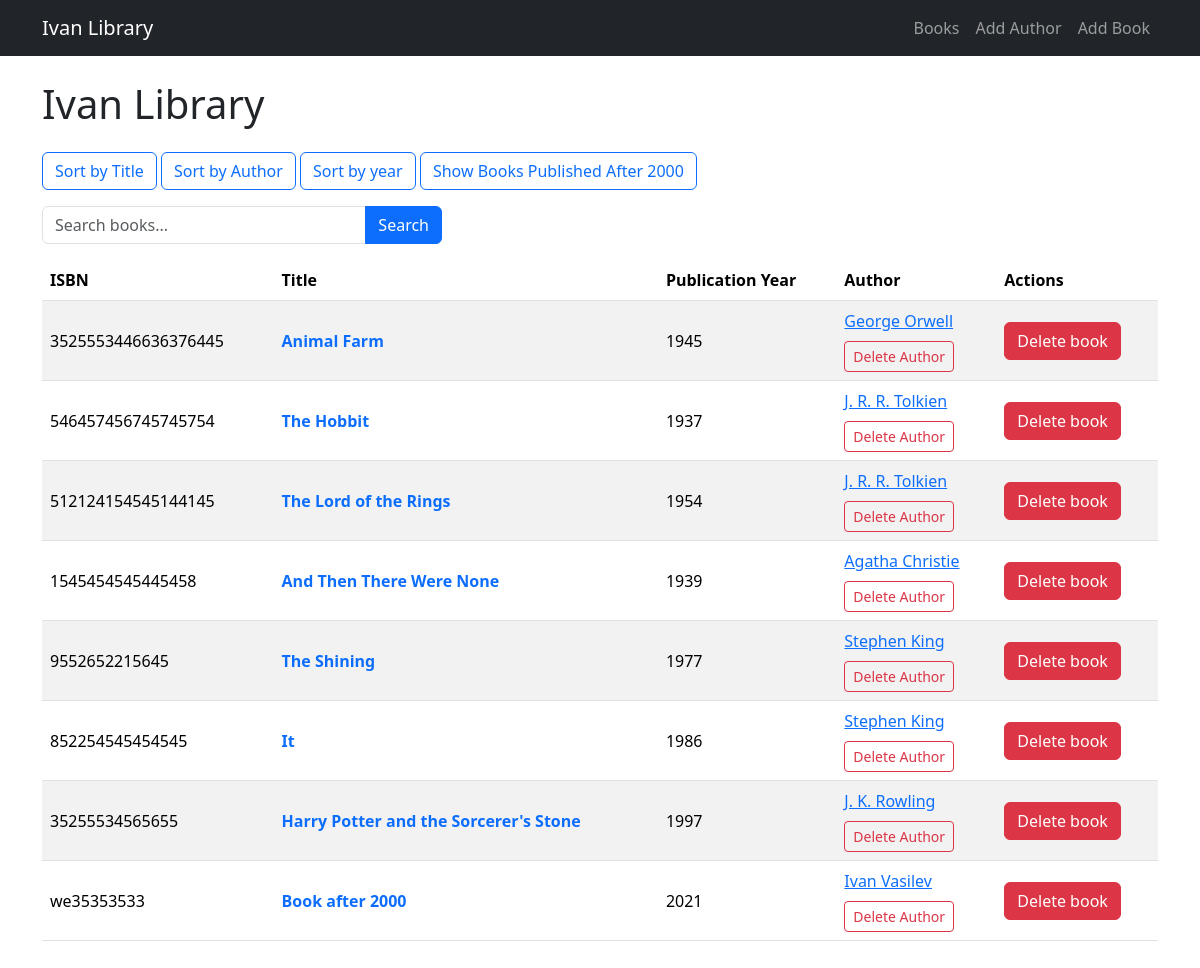
Before: / with the older database file.
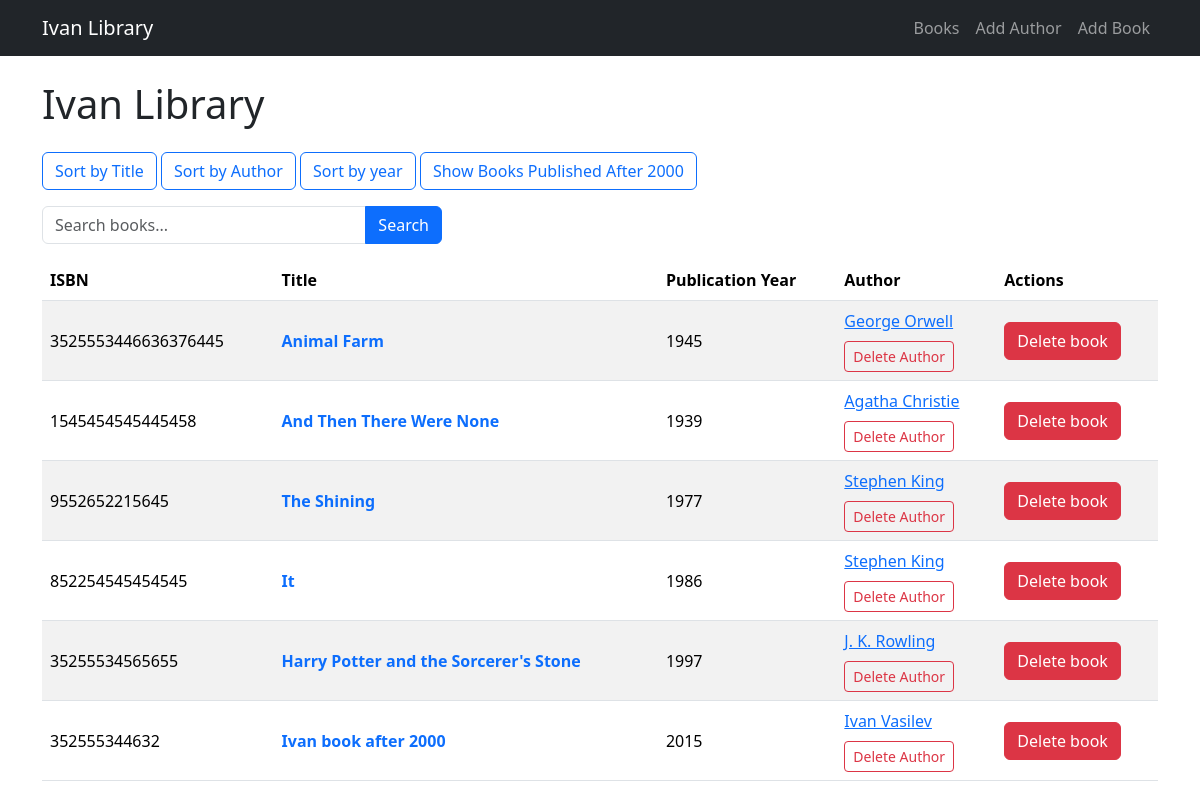
After: the same page with the newer database file.
### data_models.py (models this page shows, shortened)
class Book(db.Model):
    __tablename__ = "books"
    id = db.Column(db.Integer, primary_key=True, autoincrement=True)
    isbn = db.Column(db.String, nullable=False)
    title = db.Column(db.String, nullable=False)
    publication_year = db.Column(db.Integer, nullable=False)
    author_id = db.Column(
        db.Integer,
        db.ForeignKey("authors.id"),
        nullable=False
    )
    author = db.relationship("Author", back_populates="books")

class Author(db.Model):
    __tablename__ = "authors"
    id = db.Column(db.Integer, primary_key=True, autoincrement=True)
    name = db.Column(db.String, nullable=False)
    birth_date = db.Column(db.Date, nullable=False)
    date_of_death = db.Column(db.Date, nullable=True)
    books = db.relationship(
        "Book",
        back_populates="author",
        cascade="all, delete-orphan"
    )

### app.py (the view)
@app.route("/")
def home():
    sort = request.args.get("sort")
    search = request.args.get("search")
    statement = db.select(Book)
    if sort == "title":
        statement = statement.order_by(Book.title)
    if sort == 'author':
        statement = statement.join(Author).order_by(Author.name)
    if sort == "year":
        statement = statement.order_by(Book.publication_year)
    if sort == 'newest':
        statement = statement.where(Book.publication_year > 2000).order_by(Book.publication_year.desc())
    if search:
        statement = statement.join(Author).where(
            or_(
                Book.title.ilike(f"%{search}%"),
                Author.name.ilike(f"%{search}%"))
            )
    books = db.session.execute(
        statement
    ).scalars().all()
    return render_template("home.html", books=books, sort=sort)

### templates/home.html (shortened to what this page needs)
{% extends "base.html" %}
{% block content %}
<section class="library">
    <h1 class="library__title mb-4">Ivan Library</h1>
    <div class="library__sorting mb-3">
        <a href="{{ url_for('home', sort='title') }}" class="btn btn-outline-primary {% if sort == 'title' %}active{% endif %}">
            Sort by Title
        </a>
        <a href="{{ url_for('home', sort='author') }}" class="btn btn-outline-primary {% if sort == 'author' %}active{% endif %}">
            Sort by Author
        </a>
        <a href="{{ url_for('home', sort='year') }}" class="btn btn-outline-primary {% if sort == 'year' %}active{% endif %}">
            Sort by year
        </a>
        <a href="{{ url_for('home', sort='newest') }}" class="btn btn-outline-primary {% if sort == 'newest' %}active{% endif %}">
            Show Books Published After 2000
        </a>
    </div>
    <div class="library__sorting mb-3">
        <form method="GET" class="mb-3">
            <div class="input-group" style="max-width: 400px;">
                <input
                    type="text"
                    name="search"
                    class="form-control"
                    placeholder="Search books..."
                >
                <button type="submit" class="btn btn-primary">
                    Search
                </button>
            </div>
        </form>
    </div>
    <div class="table-responsive library__table-wrapper">
        <table class="table table-striped table-hover align-middle ">
            <thead>
                <tr>
                    <th>ISBN</th>
                    <th>Title</th>
                    <th>Publication Year</th>
                    <th>Author</th>
                    <th>Actions</th>
                </tr>
            </thead>
            <tbody>
                {% for book in books %}
                    <tr class="library__book">
                        <td>{{ book.isbn }}</td>
                        <td>
                            <a href="{{ url_for('get_book', book_id=book.id) }}" class="link-primary text-decoration-none fw-semibold">
                                {{ book.title }}
                            </a>
                        </td>
                        <td>{{ book.publication_year }}</td>
                        <td>
                            <a class="mb-2 d-block" href="{{ url_for('get_author', author_id=book.author.id) }}">
                                {{ book.author.name }}
                            </a>
                            <form
                                method="POST"
                                action="{{ url_for('delete_author', author_id=book.author.id) }}"
                                onsubmit="return confirm('Are you sure? This will also delete all books by this author.');"
                            >
                                <button type="submit" class="btn btn-outline-danger btn-sm">
                                    Delete Author
                                </button>
                            </form>
                        </td>
                        <td>
                            <form method="POST" action="{{ url_for('delete_book', book_id=book.id) }}" onsubmit="return confirm('Are you sure you want to delete this book?');">
                                <button type="submit" class="btn btn-danger">Delete book</button>
                            </form>
                        </td>
                    </tr>
                {% else %}
                    <tr>
                        <td class="text-center">
                            No books found.
                        </td>
                    </tr>
                {% endfor %}
            </tbody>
        </table>
    </div>
</section>
{% endblock %}

### templates/base.html (shortened to what this page needs)
<!DOCTYPE html>
<html lang="en">
<head>
    <link
        href="https://cdn.jsdelivr.net/npm/bootstrap@5.3.8/dist/css/bootstrap.min.css"
        rel="stylesheet"
    >
</head>
<body>
    <header class="header">
        <nav class="navbar navbar-expand-lg bg-dark" data-bs-theme="dark">
            <div class="container">
                <a class="navbar-brand header__logo" href="/">
                    Ivan Library
                </a>
                <div class="navbar-nav">
                    <a class="nav-link" href="/">Books</a>
                    <a class="nav-link" href="/add_author">Add Author</a>
                    <a class="nav-link" href="/add_book">Add Book</a>
                </div>
            </div>
        </nav>
    </header>
    <main class="main">
        <div class="container py-4">
            {% block content %}
            {% endblock %}
        </div>
    </main>
</body>
</html>

Changed rows visible on the page:
removed Book: isbn "546457456745745754", title "The Hobbit", publication_year "1937", author.name "J. R. R. Tolkien"
removed Book: isbn "512124154545144145", title "The Lord of the Rings", publication_year "1954", author.name "J. R. R. Tolkien"
removed Book: isbn "we35353533", title "Book after 2000", publication_year "2021", author.name "Ivan Vasilev"
added Book: isbn "352555344632", title "Ivan book after 2000", publication_year "2015", author.name "Ivan Vasilev"
